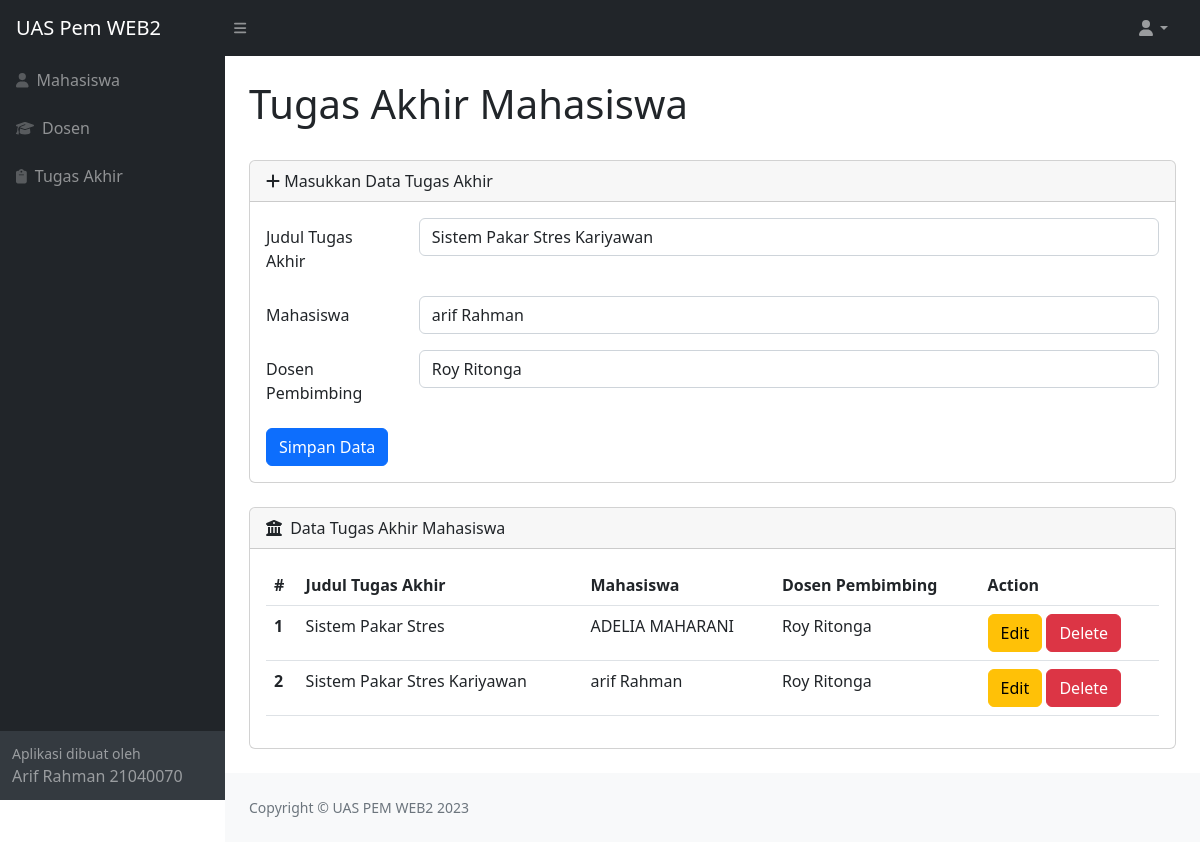
Page /tugasakhir.php?op=edit&id=6 (signed in) on the committed database.
### tables this page shows
CREATE TABLE `tugas_akhir` (
  `id` int(11) NOT NULL,
  `judul` varchar(100) NOT NULL,
  `id_mahasiswa` int(15) NOT NULL,
  `id_dosen` int(15) NOT NULL
);

CREATE TABLE `mahasiswa` (
  `id` int(11) NOT NULL,
  `nim` varchar(25) NOT NULL,
  `nama` varchar(25) NOT NULL,
  `email` varchar(25) NOT NULL,
  `fakultas` varchar(25) NOT NULL
);

CREATE TABLE `dosen` (
  `id` int(11) NOT NULL,
  `nidn` varchar(25) NOT NULL,
  `nama` varchar(25) NOT NULL,
  `nohp` varchar(25) NOT NULL
);

### pages/content/tugasakhir.php (the view, shortened to what this page needs)
<?php
include_once("koneksi/config.php");
$judul = "";
$id_mahasiswa = "";
$id_dosen = "";
if (isset($_GET['op'])) {
    $op = $_GET['op'];
} else {
    $op = "";
}
if ($op == 'edit') {
    $id = $_GET['id'];
    $sql1 = "SELECT * FROM tugas_akhir WHERE id = '$id'";
    $q1 = mysqli_query($koneksi, $sql1);
    $r1 = mysqli_fetch_array($q1);
    $judul = $r1['judul'];
    $id_mahasiswa = $r1['id_mahasiswa'];
    $id_dosen = $r1['id_dosen'];
}
?>
<main>
    <div class="container-fluid px-4">
        <h1 class="mt-4">Tugas Akhir Mahasiswa</h1>
        <div class="card mb-4">
            <div class="card-header">
                <i class="fas fa-plus"></i>
                Masukkan Data Tugas Akhir
            </div>
            <div class="card-body">
                <form action="" method="POST">
                    <div class="mb-3 row">
                        <label for="judul" class="col-sm-2 col-form-label">Judul Tugas Akhir</label>
                        <div class="col-sm-10">
                            <input type="text" class="form-control" id="judul" name="judul" value="<?php echo $judul; ?>">
                        </div>
                    </div>
                    <div class="mb-3 row">
                        <label for="id_mahasiswa" class="col-sm-2 col-form-label">Mahasiswa</label>
                        <div class="col-sm-10">
                            <select class="form-control" name="id_mahasiswa" id="id_mahasiswa">
                                <?php
                                $query_mahasiswa = mysqli_query($koneksi, "SELECT * FROM mahasiswa") or die(mysqli_error($koneksi));
                                while ($data_mahasiswa = mysqli_fetch_array($query_mahasiswa)) {
                                    echo "<option value='" . $data_mahasiswa['id'] . "'" . ($data_mahasiswa['id'] == $id_mahasiswa ? "selected" : "") . ">" . $data_mahasiswa['nama'] . "</option>";
                                }
                                ?>
                            </select>
                        </div>
                    </div>
                    <div class="mb-3 row">
                        <label for="id_dosen" class="col-sm-2 col-form-label">Dosen Pembimbing</label>
                        <div class="col-sm-10">
                            <select class="form-control" name="id_dosen" id="id_dosen">
                                <?php
                                $query_dosen = mysqli_query($koneksi, "SELECT * FROM dosen") or die(mysqli_error($koneksi));
                                while ($data_dosen = mysqli_fetch_array($query_dosen)) {
                                    echo "<option value='" . $data_dosen['id'] . "'" . ($data_dosen['id'] == $id_dosen ? "selected" : "") . ">" . $data_dosen['nama'] . "</option>";
                                }
                                ?>
                            </select>
                        </div>
                    </div>
                    <div class="col-12">
                        <input type="submit" name="simpan" value="Simpan Data" class="btn btn-primary" />
                    </div>
                </form>
            </div>
        </div>
        <div class="card mb-4">
            <div class="card-header">
                <i class="fas fa-building-columns me-1"></i>
                Data Tugas Akhir Mahasiswa
            </div>
            <div class="card-body">
                <table class="table">
                    <thead>
                        <tr>
                            <th scope="col">#</th>
                            <th scope="col">Judul Tugas Akhir</th>
                            <th scope="col">Mahasiswa</th>
                            <th scope="col">Dosen Pembimbing</th>
                            <th scope="col">Action</th>
                        </tr>
                    </thead>
                    <tbody>
                        <?php
                        $query_tugas_akhir = mysqli_query($koneksi, "SELECT tugas_akhir.id, tugas_akhir.judul, mahasiswa.nama AS nama_mahasiswa, dosen.nama AS nama_dosen FROM tugas_akhir INNER JOIN mahasiswa ON tugas_akhir.id_mahasiswa = mahasiswa.id INNER JOIN dosen ON tugas_akhir.id_dosen = dosen.id") or die(mysqli_error($koneksi));
                        $nomor = 1;
                        while ($tugas_akhir = mysqli_fetch_array($query_tugas_akhir)) {
                            $judul              = $tugas_akhir['judul'];
                            $nama_mahasiswa     = $tugas_akhir['nama_mahasiswa'];
                            $nama_dosen         = $tugas_akhir['nama_dosen'];
                            $id                 = $tugas_akhir['id'];
                            ?>
                         <tr>
                                <th scope="row"><?php echo $nomor++ ?></th>
                                <td scope="row"><?php echo $judul ?></td>
                                <td scope="row"><?php echo $nama_mahasiswa ?></td>
                                <td scope="row"><?php echo $nama_dosen ?></td>
                                <td scope="row">
                                    <a href="tugasakhir.php?op=edit&id=<?php echo $id ?>"><button type="button" class="btn btn-warning">Edit</button></a>
                                    <a href="tugasakhir.php?op=delete&id=<?php echo $id ?>" onclick="return confirm('Yakin mau delete data?')"><button type="button" class="btn btn-danger">Delete</button></a>
                                    </td>
                            </tr>
                        <?php
                        }
                        ?>
                    </tbody>
                </table>
            </div>
        </div>
    </div>
</main>

### rows in the picture
tugas_akhir: judul "Sistem Pakar Stres Kariyawan", id_mahasiswa "arif Rahman", id_dosen "Roy Ritonga", id_mahasiswa.nama "arif Rahman", id_dosen.nama "Roy Ritonga"
tugas_akhir: judul "Sistem Pakar Stres", id_mahasiswa.nama "ADELIA MAHARANI", id_dosen.nama "Roy Ritonga"
